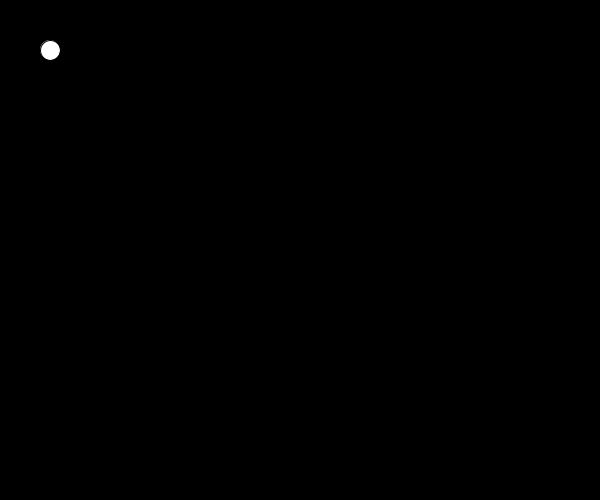
Frame 1 (no input)
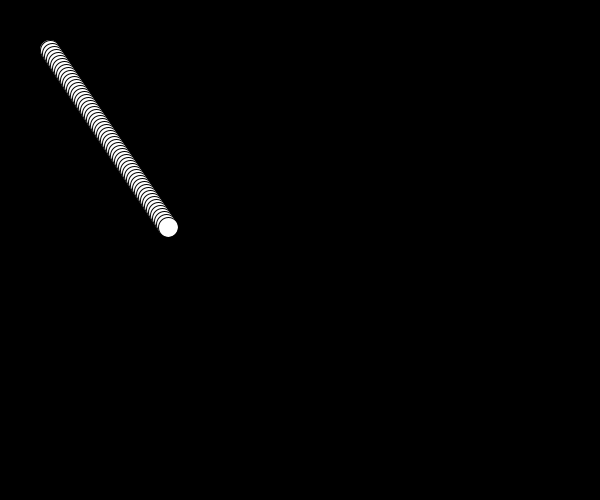
Frame 60 (the mouse pressed at the canvas centre just before this capture)
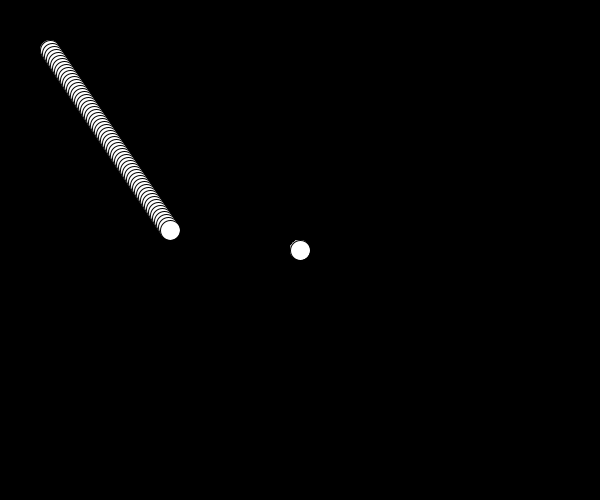
Frame 120 (the mouse held since frame 60 and released just before this capture)

The Processing sketch that drew these frames (run headless with seeded random() and noise(); from frame 60 on, the mouse is pressed at the canvas centre):

// Processing sketch: processing_105741
// ── processing_105741.pde

void setup(){
  size(600,500);  //sets up size
  background(0);  //sets up color
  frameRate(60);  //decides how fast the ball is moving
}
 
int dx = 2;     //sets up rate of change of x
int dy = 3;     //ssts up the rate of change of y
 
int x = 50;     //sets the value of x
int y = 50;     //sets value of y
 
void draw(){
    fill(255);   // color of the rectangle
    ellipse(x,y, 20, 20); // draws a rectangle
 
    x = x + dx;
    y = y + dy;
 
    if ( x< 0 || x > 475){     //setup for a loop and bounce
       dx = -1 * dx;
    }
 
    if ( y < 0 || y > 475){    //setup for aa loop and bounce
       dy = -1 * dy;  
    }
 
 if(mousePressed) {
   x = mouseX;
   y = mouseY;
 }
}
